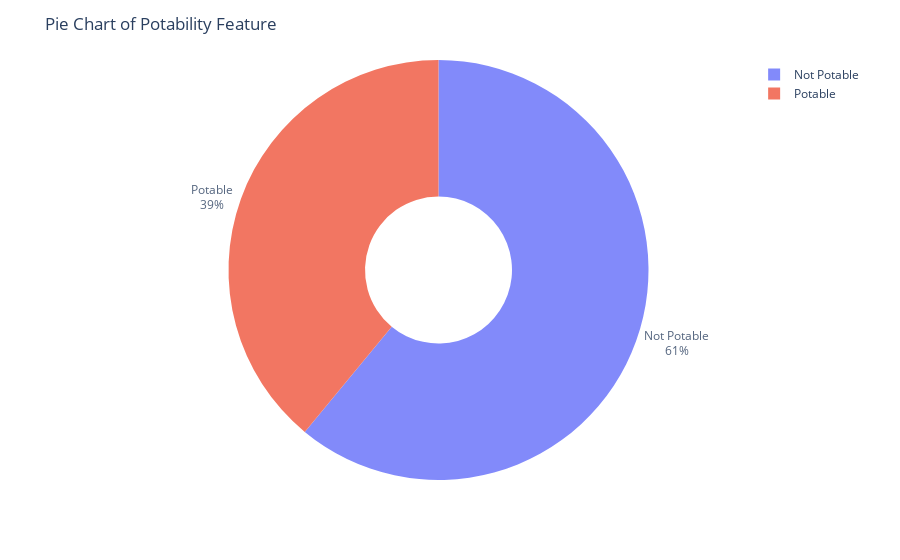

Source (notebook cell):
### Code cell
d = pd.DataFrame(df["Potability"].value_counts())
fig = px.pie(d, values = "Potability", names = ["Not Potable", "Potable"], hole = 0.35, opacity = 0.8,
            labels = {"label" :"Potability","Potability":"Number of Samples"})
fig.update_layout(title = dict(text = "Pie Chart of Potability Feature"))
fig.update_traces(textposition = "outside", textinfo = "percent+label")
fig.show()

### Figure 1 — Plotly figure (JSON) as saved in the notebook; plotly's stock layout.template omitted (floating-point values rounded to 4 significant figures)
{"data": [{"domain": {"x": [0, 1], "y": [0, 1]}, "hole": 0.35, "hovertemplate": "label=%{label}<br>Number of Samples=%{value}<extra></extra>", "labels": ["Not Potable", "Potable"], "legendgroup": "", "name": "", "opacity": 0.8, "showlegend": true, "textinfo": "percent+label", "textposition": "outside", "type": "pie", "values": [1998, 1278]}], "layout": {"legend": {"tracegroupgap": 0}, "margin": {"t": 60}, "title": {"text": "Pie Chart of Potability Feature"}}}
